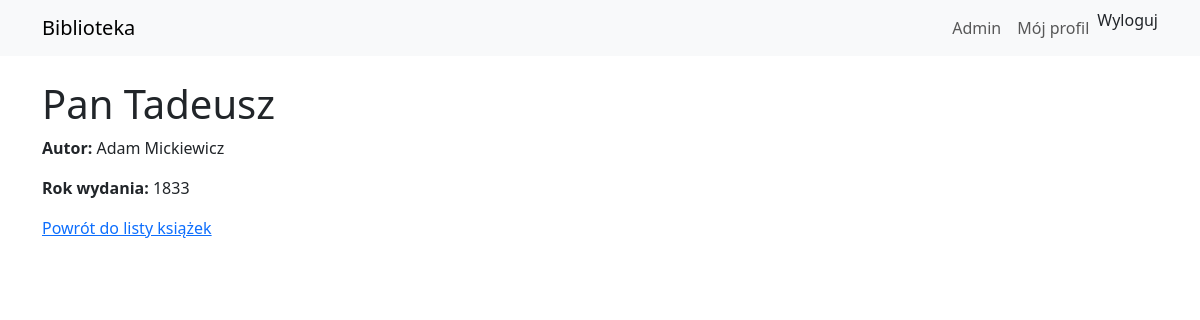
Screenshot of /book/1/ (signed in) with the database file from the repository.
### library/models.py (models this page shows, shortened)
class Book(models.Model):
    title = models.CharField('Tytuł', max_length=200)
    author = models.ForeignKey(Author, on_delete=models.PROTECT, related_name='books')
    year = models.PositiveIntegerField('Rok wydania')

class Author(models.Model):
    name = models.CharField('Imię i nazwisko', max_length=200)
    class Meta:
        verbose_name = 'Autor'
        verbose_name_plural = 'Autorzy'

### library/views.py (the view)
# urls.py: path('book/<int:pk>/', BookDetailView.as_view(), name='book-detail'),
class BookDetailView(DetailView):
    model         = Book
    template_name = 'library/book_detail.html'
    context_object_name = 'book'

### library/templates/library/book_detail.html
{% extends "base.html" %}
{% load static %}
{% block content %}
    <h1>{{ object.title }}</h1>
    <p><strong>Autor:</strong> {{ object.author.name }}</p>
    <p><strong>Rok wydania:</strong> {{ object.year }}</p>
    <a href="{% url 'library:book-list' %}">Powrót do listy książek</a>
{% endblock %}

### rows the page displays
Book: title "Pan Tadeusz", author.name "Adam Mickiewicz", year "1833"
